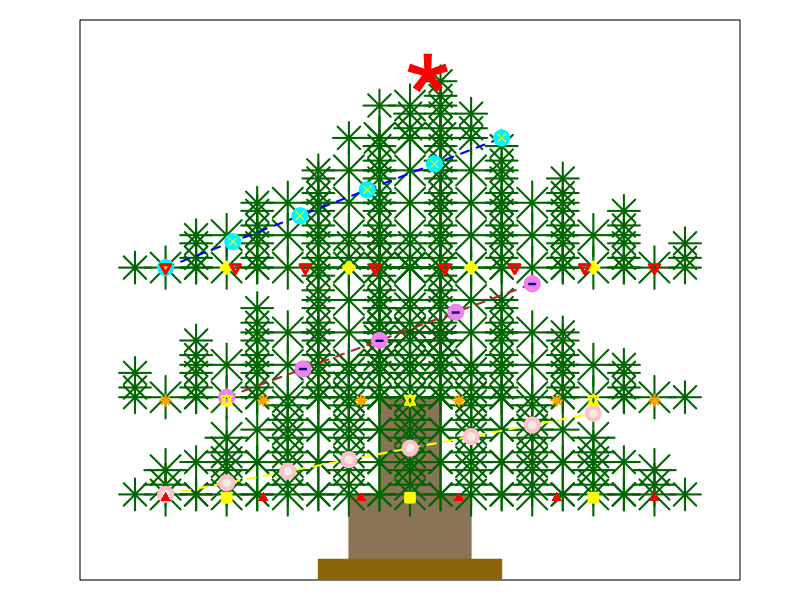

Write the R code that produced this figure.
#margins
par(mar = c(1,4,1,3))
# create canvas
plot(1:25,1:25,xlim=c(-5,5),ylim=c(0,16),type="n",xlab="",ylab="",xaxt="n",yaxt="n")

# Make the branches
rect(-1,0,1,2, col = "burlywood4", border = "burlywood4")
rect(-0.5,0,0.5,5, col = "burlywood4", border = "burlywood4")
rect(-1.5,0,1.5,-1, col = "darkgoldenrod4", border = "darkgoldenrod4")

# Make the leaves (width)
x<-c(-4,-3,-2,-1,0,1,2,3,4,-3,-2,-1,0,1,2,3,-2,-1,0,1,2,-1,0,1,-0.5,0,0.5,0)
x2<-x-0.5
x3<-x+0.5

# Make the leaves (height)
#firstlayer
y<-c(2,2,2,2,2,2,2,2,2,3,3,3,3,3,3,3,4,4,4,4,4,5,5,5,6,6,6,7)
y.a<-y+0.3
y.b<-y+0.75
#secondlayer
y2<-c(5,5,5,5,5,5,5,5,5,6,6,6,6,6,6,6,7,7,7,7,7,8,8,8,9,9,9,7)
y2.a<-y2+0.3
y2.b<-y2+0.75
#secondlayer
y3<-c(9,9,9,9,9,9,9,9,9,10,10,10,10,10,10,10,11,11,11,11,11,12,12,12,13,13,13,14)
y3.a<-y3+0.3
y3.b<-y3+0.75

#Top ornament
orn.x<-c(0.3)
orn.y<-c(15)

#Basic plot leaves
points(x, y, col="darkgreen", pch=8, cex=4, lwd=2)
points(x, y2, col="darkgreen",pch=8, cex=4, lwd=2)
points(x, y3, col="darkgreen", pch=8, cex=4, lwd=2)

points(x2, y, col="darkgreen", pch=8, cex=3, lwd=2)
points(x2, y2, col="darkgreen", pch=8, cex=3, lwd=2)
points(x2, y3, col="darkgreen", pch=8, cex=3, lwd=2)

points(x3, y, col="darkgreen", pch=8, cex=3, lwd=2)
points(x3, y2, col="darkgreen", pch=8, cex=3, lwd=2)
points(x3, y3, col="darkgreen", pch=8, cex=3, lwd=2)

#first layer plot leaves
points(x, y.a, col="darkgreen", pch=8, cex=4, lwd=2)
points(x, y.b, col="darkgreen", pch=8, cex=4, lwd=2)

#second layer plot leaves
points(x2, y2.a, col="darkgreen", pch=8, cex=3, lwd=2)
points(x2, y2.b, col="darkgreen", pch=8, cex=3, lwd=2)

#thrid layerplot leaves
points(x3, y3.a, col="darkgreen", pch=8, cex=3, lwd=2)
points(x3, y3.b, col="darkgreen", pch=8, cex=3, lwd=2)



#make top ornament
points(orn.x, orn.y, col="red", pch="*", cex=8, lwd=6)

#make other ornaments
q<-seq(-4, 3, length = 8)
q2<-seq(2, 4.5, length = 8)
lines(q,q2, col="yellow", lty=2, lwd=2)
points(q, q2,  col = "pink", pch=19, cex=2, lwd=2)
points(q, q2,  col = "ivory2", pch=19, cex=1, lwd=1)

w<-seq(-3, 2, length = 5)
w2<-seq(5, 8.5, length = 5)
lines(w,w2, col="brown", lty=2, lwd=2)
points(w, w2,  col = "violet", pch=19, cex=2, lwd=2)
points(w, w2,  col = "navy", pch="-", cex=2, lwd=2)

e<-seq(-4, 1.5, length = 6)
e2<-seq(9, 13, length = 6)
lines(e,e2, col="blue", lty=2, lwd=2)
points(e, e2,  col = "turquoise1", pch=19, cex=2, lwd=2)
points(e, e2,  col = "yellow", pch=4, cex=1, lwd=1)

a<-seq(-3, 3, length = 3)
a2<-seq(1.9,1.9, length = 3)
b<-seq(-4, 4, length = 6)
b2<-seq(1.9,1.9, length = 6)
points(a,a2, col="yellow", pch=12, cex=1, lwd=4)
points(b,b2, col="red", pch=17, cex=1, lwd=4)

d<-seq(-3, 3, length = 3)
d2<-seq(4.9,4.9, length = 3)
f<-seq(-4, 4, length = 6)
f2<-seq(4.9,4.9, length = 6)
points(d,d2, col="yellow", pch=11, cex=1, lwd=2)
points(f,f2, col="orange", pch=8, cex=1, lwd=2)


d<-seq(-3, 3, length = 4)
d2<-seq(9,9, length = 4)
f<-seq(-4, 4, length = 8)
f2<-seq(9,9, length = 8)
points(d,d2, col="yellow", pch=9, cex=1, lwd=3)
points(f,f2, col="red", pch=25, cex=1, lwd=3)

